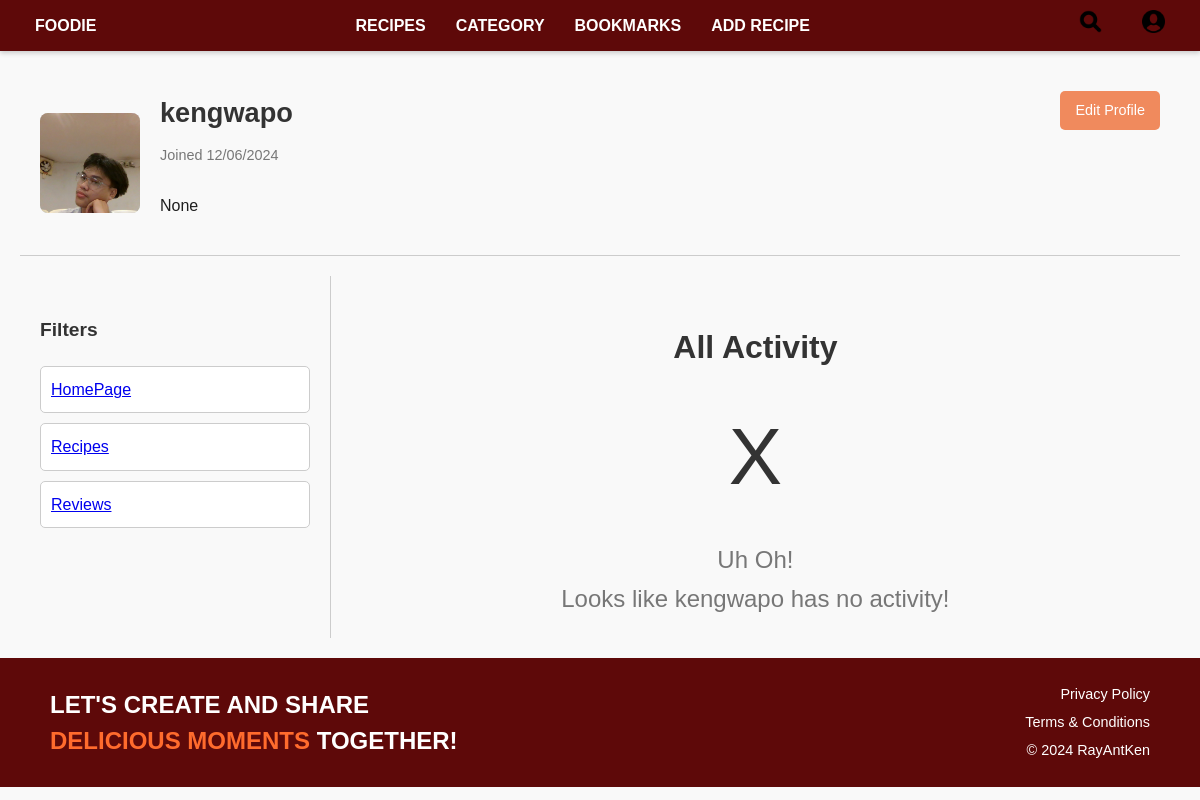
The page /profile/ (signed in) on the database as committed earlier.
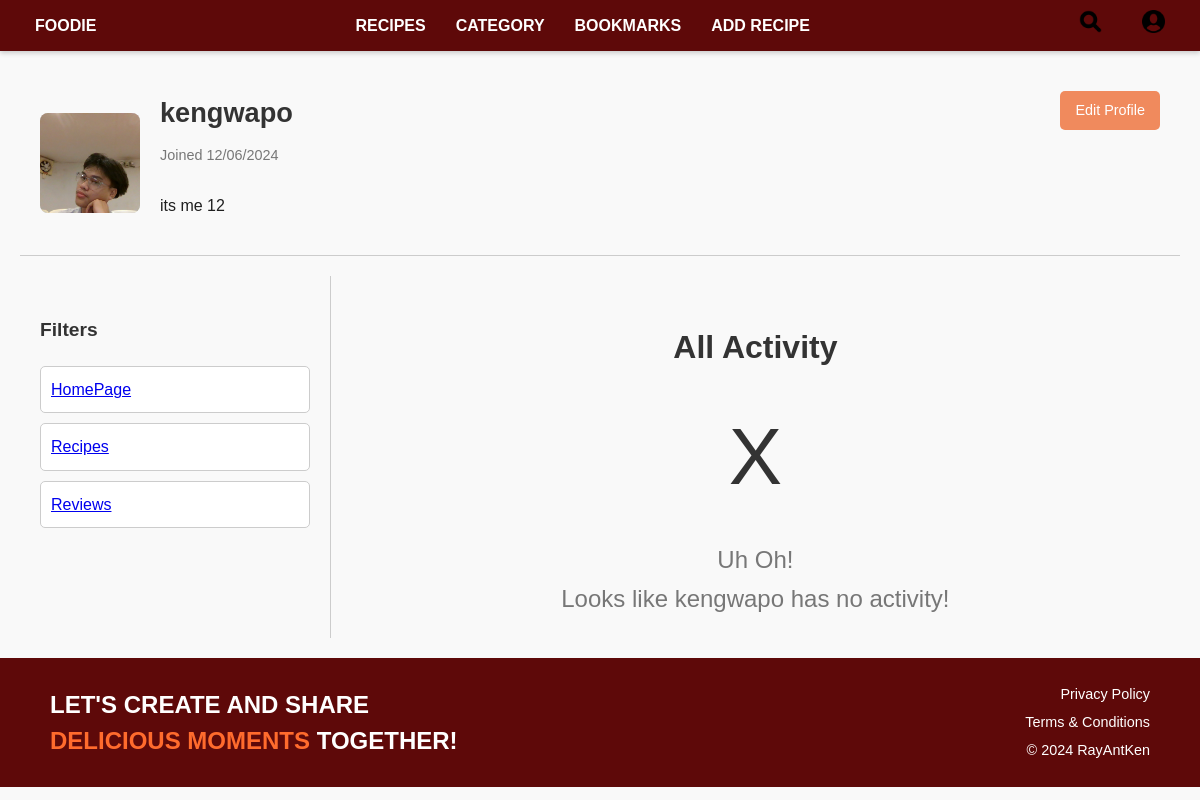
The same page on the database as committed later.
### UserProfile/models.py (models this page shows, shortened)
class UserProfile(models.Model):
    user = models.OneToOneField(User, on_delete=models.CASCADE)
    bio = models.TextField(blank=True, null=True)
    profile_image = models.ImageField(upload_to='profile_images/', default='profile_images/profile.jpg')

### UserProfile/views.py (the view)
# urls.py: path('profile/', profile, name='profile'),
@login_required
def profile(request):
    profile, created = UserProfile.objects.get_or_create(user=request.user)
    return render(request, 'profile.html', {
        'profile': profile
    })

### UserProfile/templates/profile.html (shortened to what this page needs)
<!DOCTYPE html>
<html lang="en">
<head>
</head>
<body>
    {% include 'navbar.html' %}
    <div class="container">
        <div class="profile-section">
            {% load static %}
            <div class="profile-image">
                {% if profile.profile_image %}
                    <img src="{{ profile.profile_image.url }}" alt="Profile Image">
                {% else %}
                    <img src="{% static 'profile_images/profile.jpg' %}" alt="Default Profile Image">
                {% endif %}
            </div>
            <div class="profile-details">
                <div class="username">{{ user.username }}</div>
                <div class="joined">Joined {{ profile.user.date_joined|date:"m/d/Y" }}</div>
                <div class="bio">
                    <p>{{ profile.bio }}</p>
                </div>
            </div>
            <a href="{% url 'edit_profile' %}" class="edit-profile-btn">Edit Profile</a>
        </div>
        <div class="layout">
            <div class="filters">
                <h3>Filters</h3>
                <ul>
                    <li><a href="{% url 'HomePage:home' %}">HomePage</a></li>
                    <li><a href="{% url 'recipe_list' %}">Recipes</a></li>
                    <li><a href="{% url 'reviews_list' %}">Reviews</a></li>
                </ul>
            </div>
            <div class="activity-section">
                <h2>All Activity</h2>
                <div class="icon">X</div>
                <div class="no-activity">Uh Oh!<br>Looks like {{ user.username }} has no activity!</div>
            </div>
        </div>
    </div>
</body>
<footer>
{% include 'footer.html' %}
</footer>
</html>

Rows that differ between the two databases and show on the page:
changed UserProfile: bio "None" → "its me 12"
